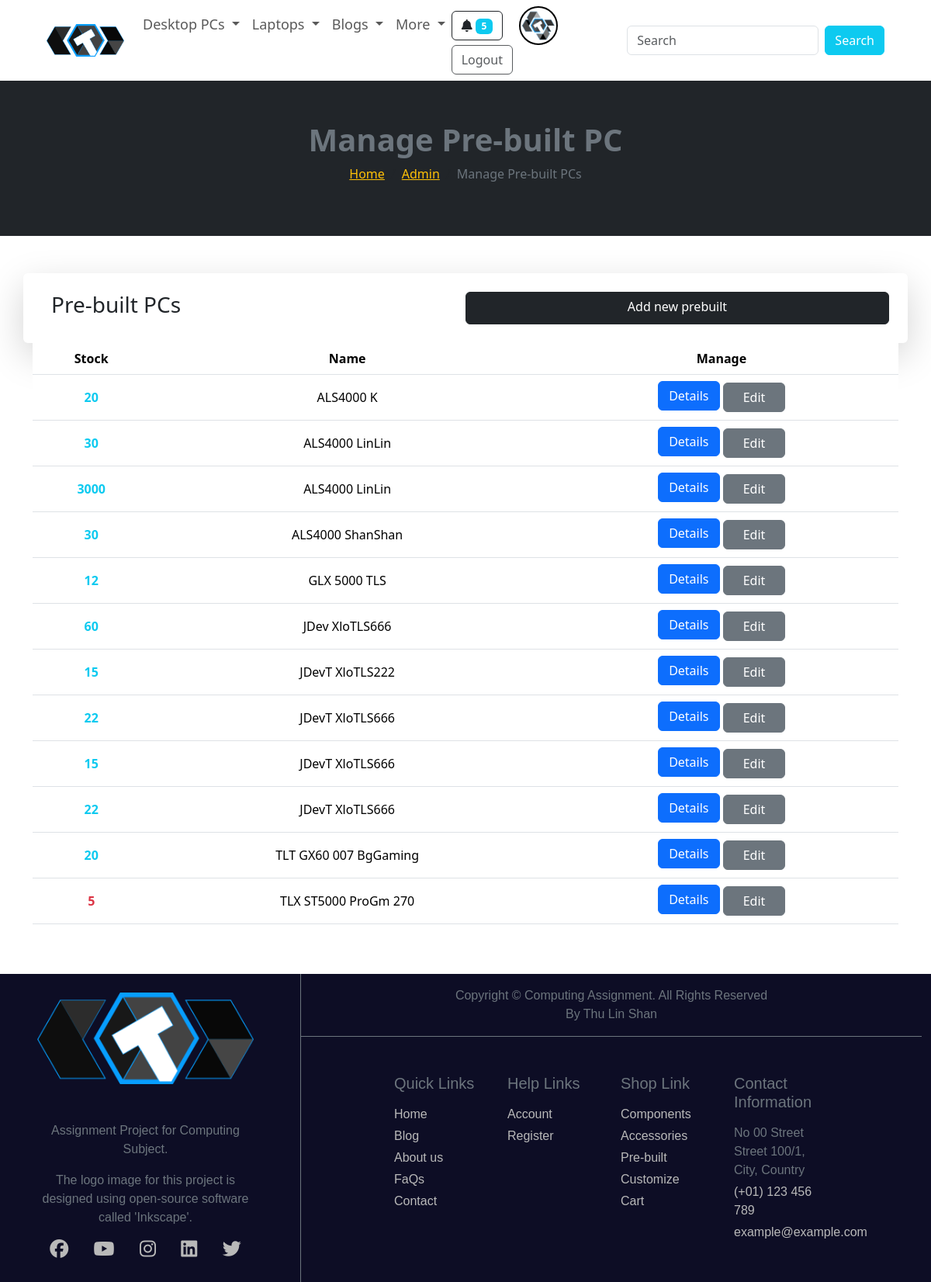
Page /admin/manage_prebuilt.php (signed in) on the committed database.
### tables this page shows
CREATE TABLE `users` (
  `id` int(11) NOT NULL,
  `username` varchar(255) NOT NULL,
  `password` varchar(255) NOT NULL,
  `email` varchar(255) NOT NULL,
  `phone1` varchar(20) NOT NULL,
  `phone2` varchar(20) DEFAULT NULL,
  `address` varchar(255) NOT NULL,
  `avatar` varchar(255) NOT NULL,
  `subscribed` tinyint(4) NOT NULL,
  `is_admin` tinyint(4) NOT NULL DEFAULT 0
);

CREATE TABLE `prebuilt` (
  `id` int(15) NOT NULL,
  `prebuilt_name` varchar(150) NOT NULL,
  `description` text NOT NULL,
  `img` varchar(150) NOT NULL,
  `os` int(15) NOT NULL,
  `cpu` int(15) NOT NULL,
  `gpu` int(15) NOT NULL,
  `ram` int(15) NOT NULL,
  `primary_storage` int(15) NOT NULL,
  `secondary_storage` int(15) DEFAULT NULL,
  `motherboard` int(15) NOT NULL,
  `desktop_case` int(11) NOT NULL,
  `power_supply` int(15) NOT NULL,
  `price` int(15) NOT NULL,
  `default_price` int(11) NOT NULL,
  `free_shipping` tinyint(1) NOT NULL,
  `status` varchar(20) NOT NULL,
  `date` timestamp NOT NULL DEFAULT current_timestamp(),
  `stock` int(10) NOT NULL
);

### admin/manage_prebuilt.php (the view, shortened to what this page needs)
<?php
include './partials/header.php';
$query = "SELECT id,prebuilt_name,stock, motherboard FROM prebuilt ORDER BY prebuilt_name";
$prebuilts = mysqli_query($connection, $query);
?>
<main>
    <div class="bg-dark text-center d-flex flex-column justify-content-center" style="height: 25vh;">
        <h3 class="text-secondary fw-bold fs-1">Manage Pre-built PC</h3>
        <div>
            <nav aria-label="breadcrumb">
                <ol class="breadcrumb text-warning justify-content-center">
                    <li class="breadcrumb-item"><a href="<?= ROOT_URL ?>" class="text-warning">Home</a></li>
                    <li class="breadcrumb-item"><a href="<?= ROOT_URL ?>admin" class="text-warning">Admin</a></li>
                    <li class="breadcrumb-item active text-secondary" aria-current="page">Manage Pre-built PCs</li>
                </ol>
            </nav>
        </div>
    </div>
    <div class="container py-5">
        <div class="row p-4 rounded shadow-lg">
            <div class="col-md-6 ">
                <h3>Pre-built PCs</h3>
            </div>
            <a class="col-md-6 btn btn-dark px-4" href="./add_prebuilt.php?config=intel">Add new prebuilt</a>
        </div>
        <?php if (mysqli_num_rows($prebuilts) > 0) : ?>
            <table class="table text-center">
                <thead>
                    <tr>
                        <th>Stock</th>
                        <th>Name</th>
                        <th>Manage</th>
                    </tr>
                </thead>
                <tbody>
                    <?php while ($prebuilt = mysqli_fetch_assoc($prebuilts)) : ?>
                        <tr class="align-middle">
                            <?php if ($prebuilt['stock'] <= 5) : ?>
                                <td class="text-danger fw-bold"><?= $prebuilt['stock'] ?></td>
                            <?php else : ?>
                                <td class="text-info fw-bold"><?= $prebuilt['stock'] ?></td>
                            <?php endif ?>
                            <td><?= $prebuilt['prebuilt_name'] ?></td>
                            <td>
                                <a class="btn btn-primary mb-1" style="width: 80px;" href="<?= ROOT_URL ?>details/prebuilt_details.php?id=<?= $prebuilt['id'] ?>">Details</a>
                                <?php
                                $motherboardid = $prebuilt['motherboard'];
                                $query = "SELECT * FROM motherboard WHERE id = $motherboardid";
                                $result = mysqli_query($connection, $query);
                                $motherboard = mysqli_fetch_assoc($result);
                                ?>
                                <a class="btn btn-secondary " style="width: 80px;" href="./edit_prebuilt.php?id=<?= $prebuilt['id'] ?>&config=<?= strtolower($motherboard['chipset']) ?>">Edit</a>
                            </td>
                        </tr>
                    <?php endwhile; ?>
                </tbody>
            </table>
        <?php else : ?>
            <div class=" alert__message error d-flex justify-content-center align-items-center py-5 my-5">
                <h4> "No prebuilts found" </h4>
            </div>
        <?php endif ?>
    </div>
</main>
<?php
include './partials/footer.php';
?>

### admin/partials/header.php (shortened to what this page needs)
<?php
require 'config/database.php';
$id = filter_var($_SESSION['user-id'], FILTER_SANITIZE_NUMBER_INT);
$query = "SELECT avatar FROM users WHERE id=$id";
$result = mysqli_query($connection, $query);
$avatar = mysqli_fetch_assoc($result);
?>
<!DOCTYPE html>
<html lang="en">
<head>
    <link rel="stylesheet" href="<?= ROOT_URL ?>/node_modules/bootstrap/dist/css/bootstrap.min.css">
    <link rel="stylesheet" href="<?= ROOT_URL ?>/assets/css/style.css">
    <link rel="stylesheet" href="<?= ROOT_URL ?>/assets/css/admin.css">
    <link rel="stylesheet" href="https://cdnjs.cloudflare.com/ajax/libs/font-awesome/6.5.1/css/all.min.css">
</head>
<body>
    <header>
        <nav class="navbar navbar-expand-lg bg-white px-5" style="font-size: large;">
            <div class="container-fluid">
                <a class="navbar-brand img-fluid" href="<?= ROOT_URL ?>"><img src="<?= ROOT_URL ?>/assets/images/logos/logo.png" width="100px" alt=""></a>
                <div class="collapse navbar-collapse" id="navbarSupportedContent">
                    <ul class="navbar-nav me-auto mb-2 mb-lg-0 align-items-baseline">
                        <li class="nav-item dropdown">
                            <a class="nav-link dropdown-toggle" href="#" role="button" data-bs-toggle="dropdown" aria-expanded="false">
                                Desktop PCs
                            </a>
                        </li>
                        <li class="nav-item dropdown">
                            <a class="nav-link dropdown-toggle" href="#" role="button" data-bs-toggle="dropdown" aria-expanded="false">
                                Laptops
                            </a>
                        </li>
                        <li class="nav-item dropdown">
                            <a class="nav-link dropdown-toggle" href="#" role="button" data-bs-toggle="dropdown" aria-expanded="false">
                                Blogs
                            </a>
                        </li>
                        <li class="nav-item dropdown">
                            <a class="nav-link dropdown-toggle" href="#" role="button" data-bs-toggle="dropdown" aria-expanded="false">
                                More
                            </a>
                        </li>
                        <?php if (isset($_SESSION['user-id'])) : ?>
                            <li class="nav-item me-2">
                                <button type="button" class="btn btn-outline-dark me-3" id="liveToastBtn"><i class="fa-solid fa-bell"></i><span class="ms-1 badge bg-info">5</span></button>
                                <a href="<?= ROOT_URL ?>admin" class="me-3" style="text-decoration: none;">
                                    <img src="<?= ROOT_URL . '/assets/images/avatars/' . $avatar['avatar'] ?>" style="border-radius: 50%; border:solid black 2px; padding:2px;object-fit: cover;" alt="" width="50px">
                                </a>
                                <a href="<?= ROOT_URL ?>signout.php" style="text-decoration: none;" class="btn btn-outline-dark opacity-75">Logout</a>
                            </li>
                        <?php endif ?>
                    </ul>
                    <form class="d-flex" role="search">
                        <input class="form-control me-2" type="search" placeholder="Search" aria-label="Search">
                        <button class="btn btn-info text-white" type="submit">Search</button>
                    </form>
                </div>
            </div>
        </nav>
    </header>

### rows in the picture
users: avatar (picture)
prebuilt: stock "20", prebuilt_name "ALS4000 K"
prebuilt: stock "30", prebuilt_name "ALS4000 LinLin"
prebuilt: stock "3000", prebuilt_name "ALS4000 LinLin"
prebuilt: stock "30", prebuilt_name "ALS4000 ShanShan"
prebuilt: stock "12", prebuilt_name "GLX 5000 TLS"
prebuilt: stock "60", prebuilt_name "JDev XloTLS666"
prebuilt: stock "15", prebuilt_name "JDevT XloTLS222"
prebuilt: stock "22", prebuilt_name "JDevT XloTLS666"
prebuilt: stock "15", prebuilt_name "JDevT XloTLS666"
prebuilt: stock "22", prebuilt_name "JDevT XloTLS666"
prebuilt: stock "20", prebuilt_name "TLT GX60 007 BgGaming"
prebuilt: stock "5", prebuilt_name "TLX ST5000 ProGm 270"
